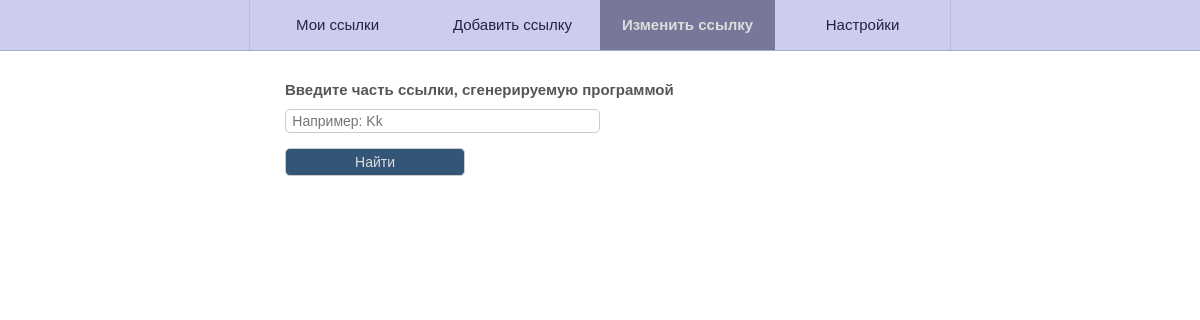
Before: /change_link?link=Ia (signed in) with the older database file.
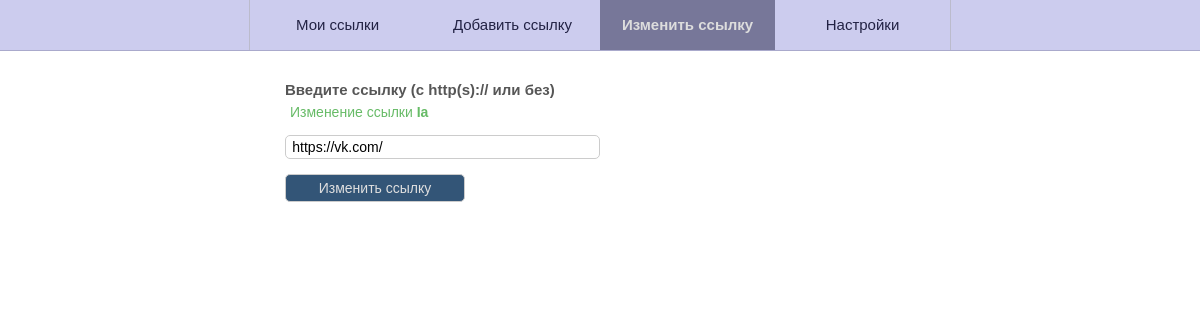
After: the same page with the newer database file.
### tables this page shows
CREATE TABLE `links` (
  `id` int(255) NOT NULL,
  `flag` tinyint(1) NOT NULL DEFAULT '1' COMMENT 'using',
  `id_user` int(255) NOT NULL,
  `url` text NOT NULL,
  `content` text NOT NULL,
  `type` int(10) NOT NULL COMMENT '1 - call forwarding',
  `date_add` timestamp NOT NULL DEFAULT CURRENT_TIMESTAMP ON UPDATE CURRENT_TIMESTAMP
);

### class/sql.php (called while the page is built, shortened)
<?php
class Sql{
	public $link_db;
	function __construct($db_login, $db_pass, $db_name, $db_host){
		$this->link_db = mysqli_connect($db_host, $db_login, $db_pass, $db_name);
		$this->link_db->query("SET NAMES utf8");
		$this->link_db->query("SET CHARSET utf8");
	}
	public function query($a){
		return $this->link_db->query($a);
	}
	public function row($query){
		return $query->fetch_array();
	}
	public function num($query){
		return $query->num_rows;
	}
}
?>

### inc/settings.php (called while the page is built, shortened)
<?php
include($_SERVER["DOCUMENT_ROOT"].'/class/sql.php');
$sql = new Sql('root', 'qwe', 'dynamic_links', 'localhost');
?>

### nav/change_link.php (the view, shortened to what this page needs)
<?php
$link = htmlspecialchars($_REQUEST["link"]);
$q_links = $sql->query(
  "SELECT * FROM links WHERE id_user = ".$row['id']." AND url = '".$link."' "
);
if($sql->num($q_links) == 0){
    echo <<<METKA
<form id = "form_change_link" action = "/change_link" method = "GET">
    <label for = "form_change_link_inp">Введите часть ссылки, сгенерируемую программой</label><br>
    <input name = "link" id = "form_change_link_inp" placeholder = "Например: Kk"><br>
    <a href onclick = "this.setAttribute('href', 'change_link?link='+document.querySelector('#form_change_link_inp').value); nav.go(this, event)"><input type = "submit" id = "form_change_link_but" value = "Найти"></a>
</form>
METKA;
}else{
    $links = $sql->row($q_links);
    echo '
<form id = "form_change_link" action = "/inc/change_link_inc.php" method = "GET">
    <label for = "form_add_link_inp">Введите ссылку (с http(s):// или без)</label><br>
    <p>Изменение ссылки <b>'.$links["url"].'</b></p>
    <input name = "content" id = "form_add_link_inp" placeholder = "Ссылающийся документ" value = "'.$links["content"].'">
    <input name = "link" type = "hidden" value = "'.$links["url"].'"><br>
    <a href = "" onclick = "return nav.change_link(event)"><input type = "submit" id = "form_change_link_but" value = "Изменить ссылку" ></a>
</form>
';
}

Changed rows visible on the page:
added links: url "Ia", content "https://vk.com/"
Other visible differences:
form field value: (not shown) → "Изменить ссылку"
form field value: "Найти" → (not shown)
text no longer shown: "Введите часть ссылки, сгенерируемую программой"
text now shown: "Введите ссылку (с http(s):// или без) Изменение ссылки"
